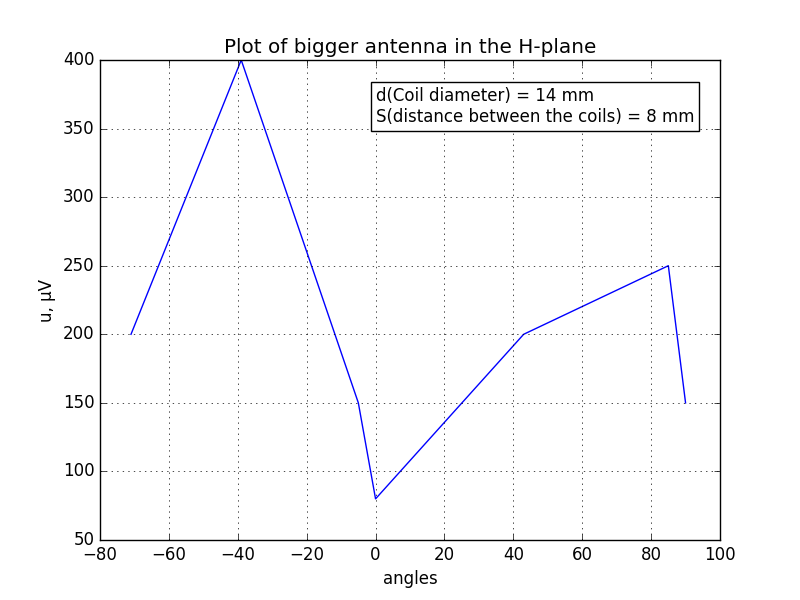

Reproduce this figure in Python.
# Plot of bigger antenna in the H-plane
# Antenna parameters: 
# d(Coil diameter) = 14 mm, 
# S(distance between the coils) = 8 mm

import matplotlib.pyplot as plt
import numpy as np

angles = np.array([-71, -39, -5, 0, 43, 85, 90])
u = np.array     ([200, 400, 150, 80, 200, 250, 150])

plt.plot(angles, u)
plt.title("Plot of bigger antenna in the H-plane")
plt.text(0, 355, s="d(Coil diameter) = 14 mm \nS(distance between the coils) = 8 mm", bbox = {"boxstyle":"square", "facecolor":"w"})
plt.xlabel('angles')
plt.ylabel('u, µV')

plt.grid(True)
plt.savefig("big_ant_h.png")
plt.show()